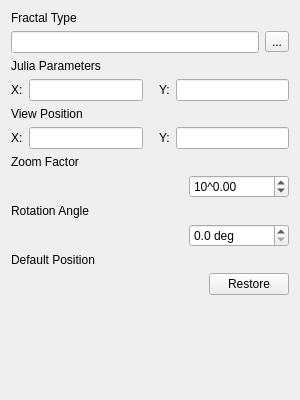
<ui version="4.0" >
 <class>ParametersPage</class>
 <widget class="QWidget" name="ParametersPage" >
  <property name="geometry" >
   <rect>
    <x>0</x>
    <y>0</y>
    <width>300</width>
    <height>400</height>
   </rect>
  </property>
  <property name="windowTitle" >
   <string>Parameters</string>
  </property>
  <layout class="QVBoxLayout" >
   <item>
    <widget class="QLabel" name="label" >
     <property name="text" >
      <string>Fractal Type</string>
     </property>
    </widget>
   </item>
   <item>
    <layout class="QHBoxLayout" >
     <item>
      <widget class="QLineEdit" name="editType" >
       <property name="text" >
        <string/>
       </property>
       <property name="readOnly" >
        <bool>true</bool>
       </property>
      </widget>
     </item>
     <item>
      <widget class="QToolButton" name="buttonType" >
       <property name="text" >
        <string>...</string>
       </property>
      </widget>
     </item>
    </layout>
   </item>
   <item>
    <widget class="QLabel" name="labelJulia" >
     <property name="text" >
      <string>Julia Parameters</string>
     </property>
    </widget>
   </item>
   <item>
    <layout class="QHBoxLayout" >
     <item>
      <widget class="QLabel" name="labelJuliaX" >
       <property name="text" >
        <string>X:</string>
       </property>
      </widget>
     </item>
     <item>
      <widget class="DoubleEdit" name="editJuliaX" >
       <property name="text" >
        <string/>
       </property>
      </widget>
     </item>
     <item>
      <spacer>
       <property name="orientation" >
        <enum>Qt::Horizontal</enum>
       </property>
       <property name="sizeType" >
        <enum>QSizePolicy::Fixed</enum>
       </property>
       <property name="sizeHint" >
        <size>
         <width>10</width>
         <height>1</height>
        </size>
       </property>
      </spacer>
     </item>
     <item>
      <widget class="QLabel" name="labelJuliaY" >
       <property name="text" >
        <string>Y:</string>
       </property>
      </widget>
     </item>
     <item>
      <widget class="DoubleEdit" name="editJuliaY" >
       <property name="text" >
        <string/>
       </property>
      </widget>
     </item>
    </layout>
   </item>
   <item>
    <widget class="QLabel" name="labelPosition" >
     <property name="text" >
      <string>View Position</string>
     </property>
    </widget>
   </item>
   <item>
    <layout class="QHBoxLayout" >
     <item>
      <widget class="QLabel" name="labelPositionX" >
       <property name="text" >
        <string>X:</string>
       </property>
      </widget>
     </item>
     <item>
      <widget class="DoubleEdit" name="editPositionX" >
       <property name="text" >
        <string/>
       </property>
      </widget>
     </item>
     <item>
      <spacer>
       <property name="orientation" >
        <enum>Qt::Horizontal</enum>
       </property>
       <property name="sizeType" >
        <enum>QSizePolicy::Fixed</enum>
       </property>
       <property name="sizeHint" >
        <size>
         <width>10</width>
         <height>1</height>
        </size>
       </property>
      </spacer>
     </item>
     <item>
      <widget class="QLabel" name="labelPositionY" >
       <property name="text" >
        <string>Y:</string>
       </property>
      </widget>
     </item>
     <item>
      <widget class="DoubleEdit" name="editPositionY" >
       <property name="text" >
        <string/>
       </property>
      </widget>
     </item>
    </layout>
   </item>
   <item>
    <widget class="QLabel" name="labelZoom" >
     <property name="text" >
      <string>Zoom Factor</string>
     </property>
    </widget>
   </item>
   <item>
    <layout class="QHBoxLayout" >
     <item>
      <spacer>
       <property name="orientation" >
        <enum>Qt::Horizontal</enum>
       </property>
       <property name="sizeHint" >
        <size>
         <width>40</width>
         <height>20</height>
        </size>
       </property>
      </spacer>
     </item>
     <item>
      <widget class="QDoubleSpinBox" name="spinZoom" >
       <property name="minimumSize" >
        <size>
         <width>100</width>
         <height>0</height>
        </size>
       </property>
       <property name="prefix" >
        <string>10^</string>
       </property>
       <property name="minimum" >
        <double>-1.000000000000000</double>
       </property>
       <property name="maximum" >
        <double>15.000000000000000</double>
       </property>
       <property name="singleStep" >
        <double>0.100000000000000</double>
       </property>
      </widget>
     </item>
    </layout>
   </item>
   <item>
    <widget class="QLabel" name="labelAngle" >
     <property name="text" >
      <string>Rotation Angle</string>
     </property>
    </widget>
   </item>
   <item>
    <layout class="QHBoxLayout" >
     <item>
      <spacer>
       <property name="orientation" >
        <enum>Qt::Horizontal</enum>
       </property>
       <property name="sizeHint" >
        <size>
         <width>40</width>
         <height>20</height>
        </size>
       </property>
      </spacer>
     </item>
     <item>
      <widget class="QDoubleSpinBox" name="spinAngle" >
       <property name="minimumSize" >
        <size>
         <width>100</width>
         <height>0</height>
        </size>
       </property>
       <property name="suffix" >
        <string> deg</string>
       </property>
       <property name="decimals" >
        <number>1</number>
       </property>
       <property name="minimum" >
        <double>0.000000000000000</double>
       </property>
       <property name="maximum" >
        <double>360.000000000000000</double>
       </property>
       <property name="singleStep" >
        <double>5.000000000000000</double>
       </property>
      </widget>
     </item>
    </layout>
   </item>
   <item>
    <widget class="QLabel" name="labelDefault" >
     <property name="text" >
      <string>Default Position</string>
     </property>
    </widget>
   </item>
   <item>
    <layout class="QHBoxLayout" >
     <item>
      <spacer>
       <property name="orientation" >
        <enum>Qt::Horizontal</enum>
       </property>
       <property name="sizeHint" >
        <size>
         <width>40</width>
         <height>20</height>
        </size>
       </property>
      </spacer>
     </item>
     <item>
      <widget class="QPushButton" name="buttonRestore" >
       <property name="text" >
        <string>Restore</string>
       </property>
      </widget>
     </item>
    </layout>
   </item>
   <item>
    <spacer>
     <property name="orientation" >
      <enum>Qt::Vertical</enum>
     </property>
     <property name="sizeHint" >
      <size>
       <width>20</width>
       <height>40</height>
      </size>
     </property>
    </spacer>
   </item>
  </layout>
 </widget>
 <customwidgets>
  <customwidget>
   <class>DoubleEdit</class>
   <extends>QLineEdit</extends>
   <header>doubleedit.h</header>
  </customwidget>
 </customwidgets>
 <tabstops>
  <tabstop>editJuliaX</tabstop>
  <tabstop>editJuliaY</tabstop>
  <tabstop>editPositionX</tabstop>
  <tabstop>editPositionY</tabstop>
  <tabstop>spinZoom</tabstop>
  <tabstop>spinAngle</tabstop>
  <tabstop>buttonRestore</tabstop>
 </tabstops>
 <resources/>
 <connections/>
</ui>
